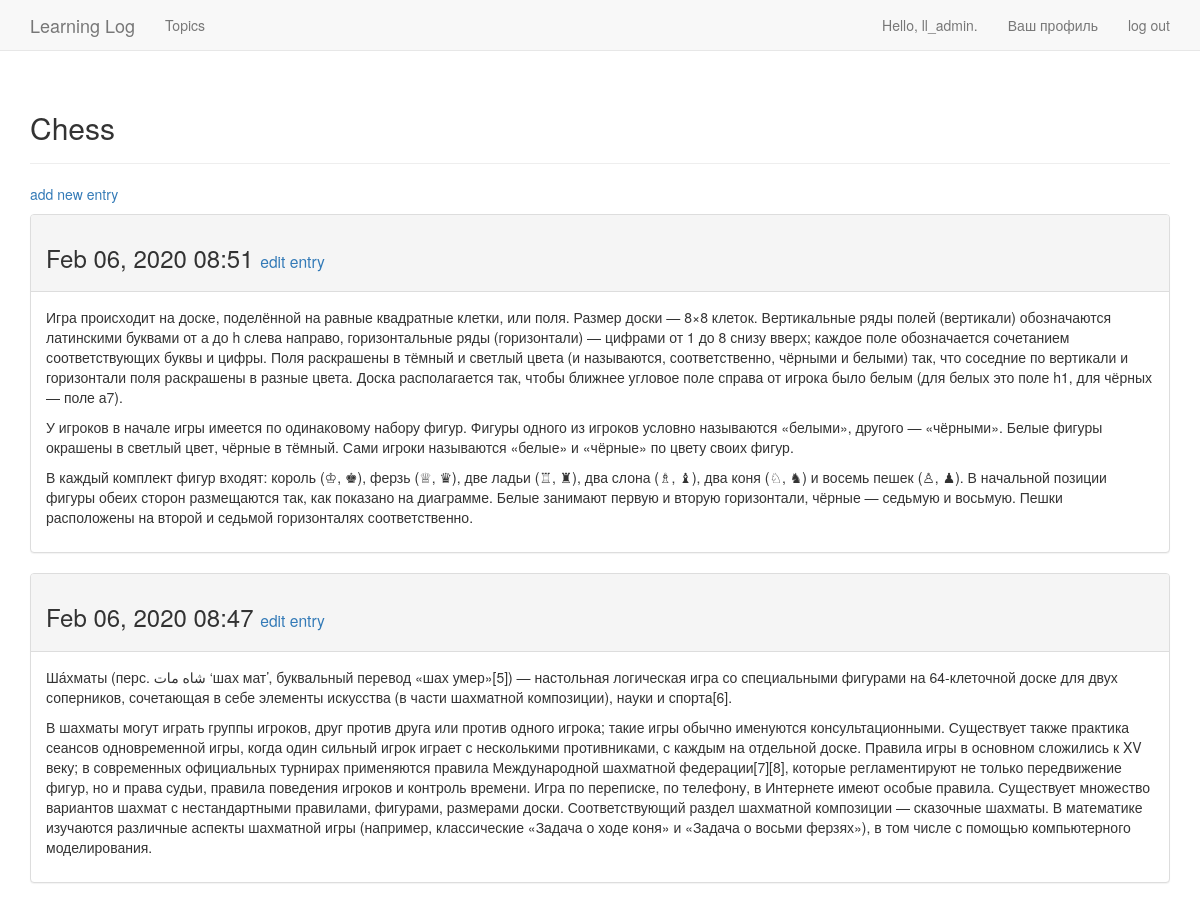
The page /topics/1/ (signed in) on the database its author committed.
### apple/models.py (models this page shows, shortened)
class Topic(models.Model):
    text = models.CharField(max_length=200)
    date_added = models.DateTimeField(auto_now_add=True)
    owner = models.ForeignKey(User, on_delete=models.SET(0))
    views = models.IntegerField(default=0)
    likes = models.IntegerField(default=0)
    def __str__(self):
        return self.text

class Entry(models.Model):
    topic = models.ForeignKey(Topic,
                              on_delete=models.SET(0))
    text = models.TextField()
    date_added = models.DateTimeField(auto_now_add=True)
    title = models.CharField(max_length=200, default='Тема')
    url = models.URLField(max_length=200, default='a')
    views = models.IntegerField(default=0)
    likes = models.IntegerField(default=0)
    class Meta:
        verbose_name_plural = 'entries'

### apple/views.py (the view)
# urls.py: path('topics/<int:topic_id>/', views.topic, name='topic'),
@login_required
def topic(request, topic_id):
    topic = Topic.objects.get(id=topic_id)
    check_topic_owner(request, topic_id)
    entries = topic.entry_set.order_by('-date_added')
    context = {'topic': topic, 'entries': entries}
    return render(request, 'apple/topic.html', context)

### apple/views.py (called while the page is built)
def check_topic_owner(request, id):
    topic = Topic.objects.get(id=id)
    if topic.owner != request.user:
        raise Http404

### apple/templates/apple/topic.html
{% extends 'apple/base.html' %}
{% block header %}
  <h2>{{ topic }}</h2>
{% endblock header %}
{% block content %}
<p>
  <a href="{% url 'apple:new_entry' topic.id %}">add new entry</a>
</p>
    {% for entry in entries %}
      <div class="panel panel-default">
        <div class="panel-heading">
          <h3>
            {{ entry.date_added|date:'M d, Y H:i' }}
            <small>
              <a href="{% url 'apple:edit_entry' entry.id %}">
                edit entry</a>
            </small>
          </h3>
        </div>
        <div class="panel-body">
          {{ entry.text|linebreaks }}
        </div>
      </div>
    {% empty %}
    There are no entries for this topic yet.
    {% endfor %}
{% endblock content %}

### apple/templates/apple/base.html (shortened to what this page needs)
{% load bootstrap3 %}
<!DOCTYPE html>
<html lang="en">
<head>
    {% bootstrap_css %}
</head>
<body>
    <nav class="navbar navbar-default navbar-static-top">
        <div class="container">
            <div class="navbar-header">
                <a class="navbar-brand" href="{% url 'apple:index' %}">Learning Log</a>
            </div>
            <div id="navbar" class="navbar-collapse collapse">
                <ul class="nav navbar-nav">
                    <li><a href="{% url 'apple:topics' %}">Topics</a></li>
                </ul>
                <ul class="nav navbar-nav navbar-right">
                    {% if user.is_authenticated %}
                        <li><a>Hello, {{ user.username }}.</a></li>
                        <li><a href="{% url 'users:profile' %}">Ваш профиль</a></li>
                        <li><a href="{% url 'users:logout' %}">log out</a></li>
                    {% else %}
                        <li><a href="{% url 'users:register' %}">register</a></li>
                        <li><a href="{% url 'users:login' %}">log in</a></li>
                    {% endif %}
                </ul>
            </div>
        </div>
    </nav>
    <div class="container">
        <div class="page-header">
            {% block header %}{% endblock header %}
        </div>
        <div>
            {% block content %}{% endblock content %}
        </div>
    </div>
</body>
</html>

### rows shown on the page
Topic: text "Chess"
Entry: date_added "Feb 06, 2020 08:51", text "Игра происходит на доске, поделённой на равные квадратные клетки, или поля. Размер доски — 8×8 клеток. Вертикальные ряды полей (вертикали) обозначаются латинскими буквами от а до h слева направо, горизонтальные ряды (горизонтали) — цифрами от 1 до 8 снизу вверх; каждое поле обозначается сочетанием соответствующих буквы и цифры. Поля раскрашены в тёмный и светлый цвета (и называются, соответственно, чёрными и белыми) так, что соседние по вертикали и горизонтали поля раскрашены в разные цвета. Доска располагается так, чтобы ближнее угловое поле справа от игрока было белым (для белых это поле h1, для чёрных — поле а7). У игроков в начале игры имеется по одинаковому набору фигур. Фигуры одного…"
Entry: date_added "Feb 06, 2020 08:47", text "Ша́хматы (перс. شاه مات ‘шах мат’, буквальный перевод «шах умер»[5]) — настольная логическая игра со специальными фигурами на 64-клеточной доске для двух соперников, сочетающая в себе элементы искусства (в части шахматной композиции), науки и спорта[6]. В шахматы могут играть группы игроков, друг против друга или против одного игрока; такие игры обычно именуются консультационными. Существует также практика сеансов одновременной игры, когда один сильный игрок играет с несколькими противниками, с каждым на отдельной доске. Правила игры в основном сложились к XV веку; в современных официальных турнирах применяются правила Международной шахматной федерации[7][8], которые регламентируют не…"

### other values the page prints
{{ user.username }} "ll_admin"
